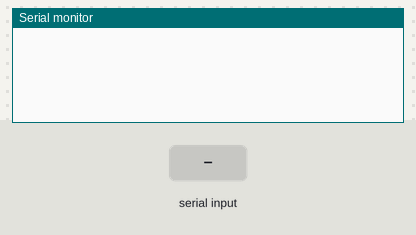
Bench run of a sketch on a simulated Arduino Uno, built with avr-gcc and run on an emulated ATmega328P. On the bench: the last lines printed to the serial monitor. The test bench sets the inputs (shaded band). No radio packets arrive unless stated.

Above: at 1.2 s.
1.3 s: "f" received over Serial
At 1.8 s:
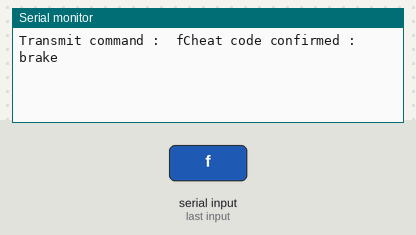
2.8 s: byte 54 ('6') received over Serial
At 4.0 s:
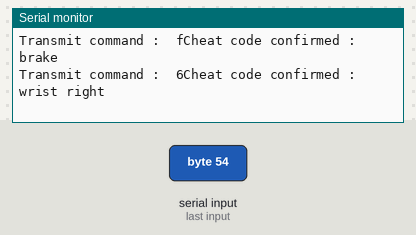
4.3 s: byte 56 ('8') received over Serial
At 5.3 s:
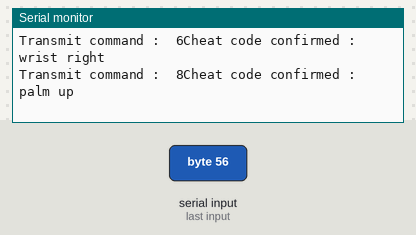
5.8 s: byte 50 ('2') received over Serial
At 6.4 s:
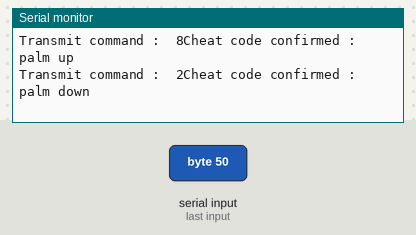
7.3 s: byte 48 ('0') received over Serial
At 8.5 s:
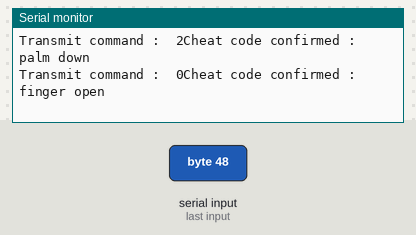
8.8 s: byte 49 ('1') received over Serial
At 9.9 s:
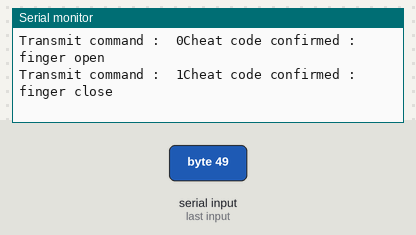

Measured:
- after the input at 1.3 s, the serial monitor: prints a new line at once (image 1)
- after the input at 2.8 s, the serial monitor: prints a new line at once (image 2)
- after the input at 4.3 s, the serial monitor: prints a new line at once (image 3)
- after the input at 5.8 s, the serial monitor: prints a new line at once (image 4)
- after the input at 7.3 s, the serial monitor: prints a new line at once (image 5)
- after the input at 8.8 s, the serial monitor: prints a new line at once (image 6)

The sketch:

ASTRA_UGV_COMMAND_MODULE_CODE.ino
```cpp
#include "nRF24L01.h"
#include "RF24.h"
const int nrf_csn = 9;
const int nrf_mosi = 10;
const int nrf_ce = 11;
const int nrf_sck = 12;
const int nrf_miso = 13;
RF24 radio(nrf_ce, nrf_csn); // CE, CSN
const byte address[6] = "00001";
void setup()
{
  Serial.begin(9600);
  radio.begin();
  radio.openWritingPipe(address);
  radio.setPALevel(RF24_PA_MIN);
  radio.stopListening();
}

void loop()
{
  if (Serial.available())
  {
    char s = Serial.read();
    Serial.print("Transmit command :\t");
    Serial.print(s);
    switch (s)
    {
      case 'f' : {
          const char text[] = "f";
          radio.write(&text, sizeof(text)); Serial.println("Cheat code confirmed : brake ");
        } break;
      case 'w' : {
          const char text[] = "w";
          radio.write(&text, sizeof(text)); Serial.println("Cheat code confirmed : forward ");
        } break ;
      case 'a' : {
          const char text[] = "a";
          radio.write(&text, sizeof(text)); Serial.println("Cheat code confirmed : left ");
        } break ;
      case 'd' : {
          const char text[] = "d";
          radio.write(&text, sizeof(text)); Serial.println("Cheat code confirmed : right ");
        } break ;
      case 's' : {
          const char text[] = "s";
          radio.write(&text, sizeof(text));Serial.println("Cheat code confirmed : reverse ");
        } break ;
      case 'q' : {
          const char text[] = "q";
          radio.write(&text, sizeof(text));Serial.println("Cheat code confirmed : wheel left  ");
        } break;
      case 'e' : {
          const char text[] = "e";
          radio.write(&text, sizeof(text));Serial.println("Cheat code confirmed : wheel right ");
        } break;
      case '9' : {
          const char text[] = "9";
          radio.write(&text, sizeof(text));Serial.println("Cheat code confirmed : elbow up ");
        } break;
      case '3' : {
          const char text[] = "3";
          radio.write(&text, sizeof(text));Serial.println("Cheat code confirmed : elbow down  ");
        } break;
      case '4' : {
          const char text[] = "4";
          radio.write(&text, sizeof(text));Serial.println("Cheat code confirmed : wrist left ");
        } break;
      case '6' : {
          const char text[] = "6";
          radio.write(&text, sizeof(text));Serial.println("Cheat code confirmed : wrist right ");
        } break;
      case '8' : {
          const char text[] = "8";
          radio.write(&text, sizeof(text));Serial.println("Cheat code confirmed : palm up ");
        } break;
      case '2' : {
          const char text[] = "2";
          radio.write(&text, sizeof(text));Serial.println("Cheat code confirmed : palm down ");
        } break;
      case '0' : {
          const char text[] = "0";
          radio.write(&text, sizeof(text));Serial.println("Cheat code confirmed : finger open ");
        } break;
      case '1' : {
          const char text[] = "1";
          radio.write(&text, sizeof(text));Serial.println("Cheat code confirmed : finger close ");
        } break;
      case 'p' : {
          const char text[] = "p";
          radio.write(&text, sizeof(text));Serial.println("Cheat code confirmed : front actuator up  ");
        } break;
      case 'l' : {
          const char text[] = "l";
          radio.write(&text, sizeof(text));Serial.println("Cheat code confirmed : front actuator down ");
        } break;
      case 'o' : {
          const char text[] = "o";
          radio.write(&text, sizeof(text));Serial.println("Cheat code confirmed : side actuator up ");
        } break;
      case 'k' : {
          const char text[] = "k";
          radio.write(&text, sizeof(text));Serial.println("Cheat code confirmed : side actuator down ");
        } break;
    }
  }
}
```
